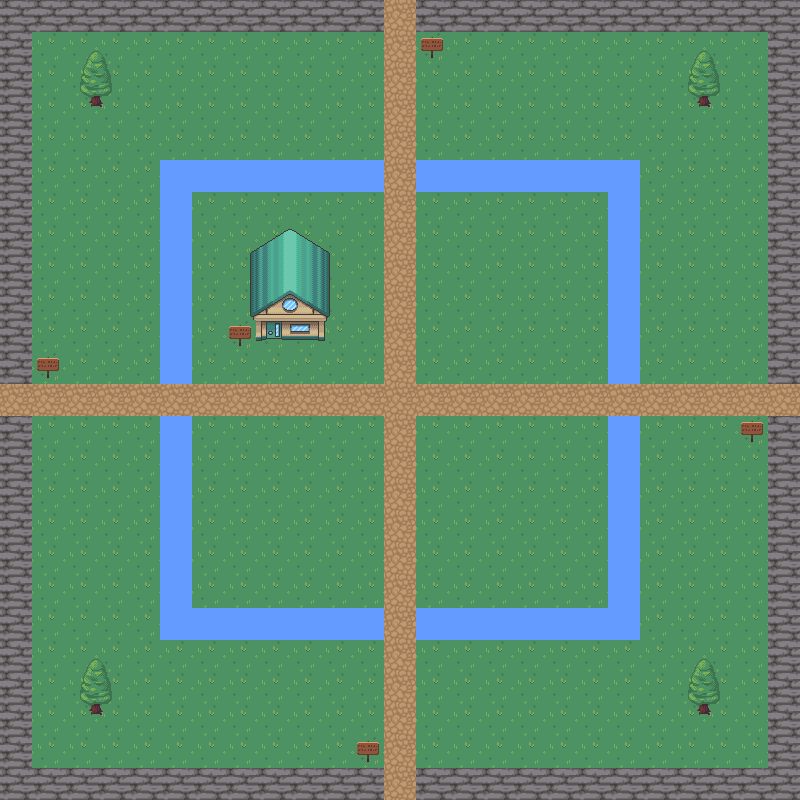

Tiled map render using the project's own tile images. Description and the map definition, with tile-layer contents summarised, below:
An orthogonal 50x50 tile map with 16x16 px tiles, 6 tile layers (background, wall, water, decoration_back, ...), 2 tilesets and 25 objects (10x rectangle, 8x polygon, 5x tp, player, player 1).

<map version="1.10" tiledversion="1.10.2" orientation="orthogonal" renderorder="right-down" width="50" height="50" tilewidth="16" tileheight="16" infinite="0" nextlayerid="11" nextobjectid="58">
 <tileset firstgid="1" source="nature.tsx" />
 <tileset firstgid="721" source="house.tsx" />
 <layer id="1" name="background" width="50" height="50">
  <data>[2500 cells, 2500 non-empty, 4 distinct tile ids]</data>
 </layer>
 <layer id="2" name="wall" width="50" height="50">
  <data>[2500 cells, 368 non-empty, 4 distinct tile ids]</data>
 </layer>
 <layer id="3" name="water" width="50" height="50">
  <data>[2500 cells, 208 non-empty, 4 distinct tile ids]</data>
 </layer>
 <layer id="10" name="decoration_back" width="50" height="50">
  <data>[2500 cells, 46 non-empty, 32 distinct tile ids]</data>
 </layer>
 <layer id="4" name="path" width="50" height="50">
  <data>[2500 cells, 196 non-empty, 4 distinct tile ids]</data>
 </layer>
 <layer id="9" name="decoration_front" width="50" height="50">
  <data>[2500 cells, 52 non-empty, 26 distinct tile ids]</data>
 </layer>
 <objectgroup id="8" name="obstacle">
  <object id="15" name="wall sw" type="polygon" x="0" y="416">
   <properties>
    <property name="collision" type="bool" value="true" />
    <property name="do_corners_slip" type="bool" value="true" />
   </properties>
   <polygon points="0,0 32,0 32,352 384,352 384,384 0,384" />
  </object>
  <object id="14" name="wall se" type="polygon" x="416" y="416">
   <properties>
    <property name="collision" type="bool" value="true" />
    <property name="do_corners_slip" type="bool" value="true" />
   </properties>
   <polygon points="384,0 384,384 0,384 0,352 352,352 352,0" />
  </object>
  <object id="13" name="wall ne" type="polygon" x="416" y="0">
   <properties>
    <property name="collision" type="bool" value="true" />
    <property name="do_corners_slip" type="bool" value="true" />
   </properties>
   <polygon points="0,0 384,0 384,384 352,384 352,32 0,32" />
  </object>
  <object id="12" name="wall nw" type="polygon" x="0" y="0">
   <properties>
    <property name="collision" type="bool" value="true" />
    <property name="do_corners_slip" type="bool" value="true" />
   </properties>
   <polygon points="384,0 384,32 32,32 32,384 0,384 0,0" />
  </object>
  <object id="9" name="water sw" type="polygon" x="160" y="416">
   <properties>
    <property name="collision" type="bool" value="true" />
    <property name="do_corners_slip" type="bool" value="true" />
   </properties>
   <polygon points="0,0 32,0 32,192 224,192 224,224 0,224" />
  </object>
  <object id="11" name="water se" type="polygon" x="416" y="416">
   <properties>
    <property name="collision" type="bool" value="true" />
    <property name="do_corners_slip" type="bool" value="true" />
   </properties>
   <polygon points="224,0 192,0 192,192 0,192 0,224 224,224" />
  </object>
  <object id="10" name="water ne" type="polygon" x="416" y="160">
   <properties>
    <property name="collision" type="bool" value="true" />
    <property name="do_corners_slip" type="bool" value="true" />
   </properties>
   <polygon points="0,0 224,0 224,224 192,224 192,32 0,32" />
  </object>
  <object id="8" name="water nw" type="polygon" x="160" y="160">
   <properties>
    <property name="collision" type="bool" value="true" />
    <property name="do_corners_slip" type="bool" value="true" />
   </properties>
   <polygon points="0,0 224,0 224,32 32,32 32,224 0,224" />
  </object>
  <object id="44" name="north sign" type="rectangle" x="420" y="48" width="24" height="12">
   <properties>
    <property name="collision" type="bool" value="true" />
    <property name="do_corners_slip" type="bool" value="false" />
   </properties>
  </object>
  <object id="38" name="tree" type="rectangle" x="88" y="96" width="16" height="12">
   <properties>
    <property name="collision" type="bool" value="true" />
    <property name="do_corners_slip" type="bool" value="false" />
   </properties>
  </object>
  <object id="39" name="west sign" type="rectangle" x="36" y="368" width="24" height="12">
   <properties>
    <property name="collision" type="bool" value="true" />
    <property name="do_corners_slip" type="bool" value="false" />
   </properties>
  </object>
  <object id="40" name="tree" type="rectangle" x="88" y="704" width="16" height="12">
   <properties>
    <property name="collision" type="bool" value="true" />
    <property name="do_corners_slip" type="bool" value="false" />
   </properties>
  </object>
  <object id="45" name="south sign" type="rectangle" x="356" y="752" width="24" height="12">
   <properties>
    <property name="collision" type="bool" value="true" />
    <property name="do_corners_slip" type="bool" value="false" />
   </properties>
  </object>
  <object id="41" name="tree" type="rectangle" x="696" y="704" width="16" height="12">
   <properties>
    <property name="collision" type="bool" value="true" />
    <property name="do_corners_slip" type="bool" value="false" />
   </properties>
  </object>
  <object id="42" name="east sign" type="rectangle" x="740" y="432" width="24" height="12">
   <properties>
    <property name="collision" type="bool" value="true" />
    <property name="do_corners_slip" type="bool" value="false" />
   </properties>
  </object>
  <object id="52" name="home sign" type="rectangle" x="228" y="336" width="24" height="12">
   <properties>
    <property name="collision" type="bool" value="true" />
    <property name="do_corners_slip" type="bool" value="false" />
   </properties>
  </object>
  <object id="43" name="tree" type="rectangle" x="696" y="96" width="16" height="12">
   <properties>
    <property name="collision" type="bool" value="true" />
    <property name="do_corners_slip" type="bool" value="false" />
   </properties>
  </object>
  <object id="57" name="home_front" type="rectangle" x="250" y="272" width="80" height="70">
   <properties>
    <property name="collision" type="bool" value="true" />
    <property name="do_corners_slip" type="bool" value="true" />
   </properties>
  </object>
 </objectgroup>
 <objectgroup id="6" name="player">
  <object id="6" name="player" x="384" y="384">
   <point />
  </object>
  <object id="55" name="player 1" x="256" y="352">
   <point />
  </object>
 </objectgroup>
 <objectgroup id="7" name="tp">
  <object id="31" name="1" type="tp" x="384" y="0" width="32" height="16">
   <properties>
    <property name="collision" type="bool" value="true" />
   </properties>
  </object>
  <object id="32" name="3" type="tp" x="784" y="384" width="16" height="32">
   <properties>
    <property name="collision" type="bool" value="true" />
   </properties>
  </object>
  <object id="33" name="5" type="tp" x="384" y="784" width="32" height="16">
   <properties>
    <property name="collision" type="bool" value="true" />
   </properties>
  </object>
  <object id="35" name="7" type="tp" x="0" y="384" width="16" height="32">
   <properties>
    <property name="collision" type="bool" value="true" />
   </properties>
  </object>
  <object id="49" name="starting_home" type="tp" x="266" y="336" width="16" height="16">
   <properties>
    <property name="collision" type="bool" value="true" />
   </properties>
  </object>
 </objectgroup>
</map>
